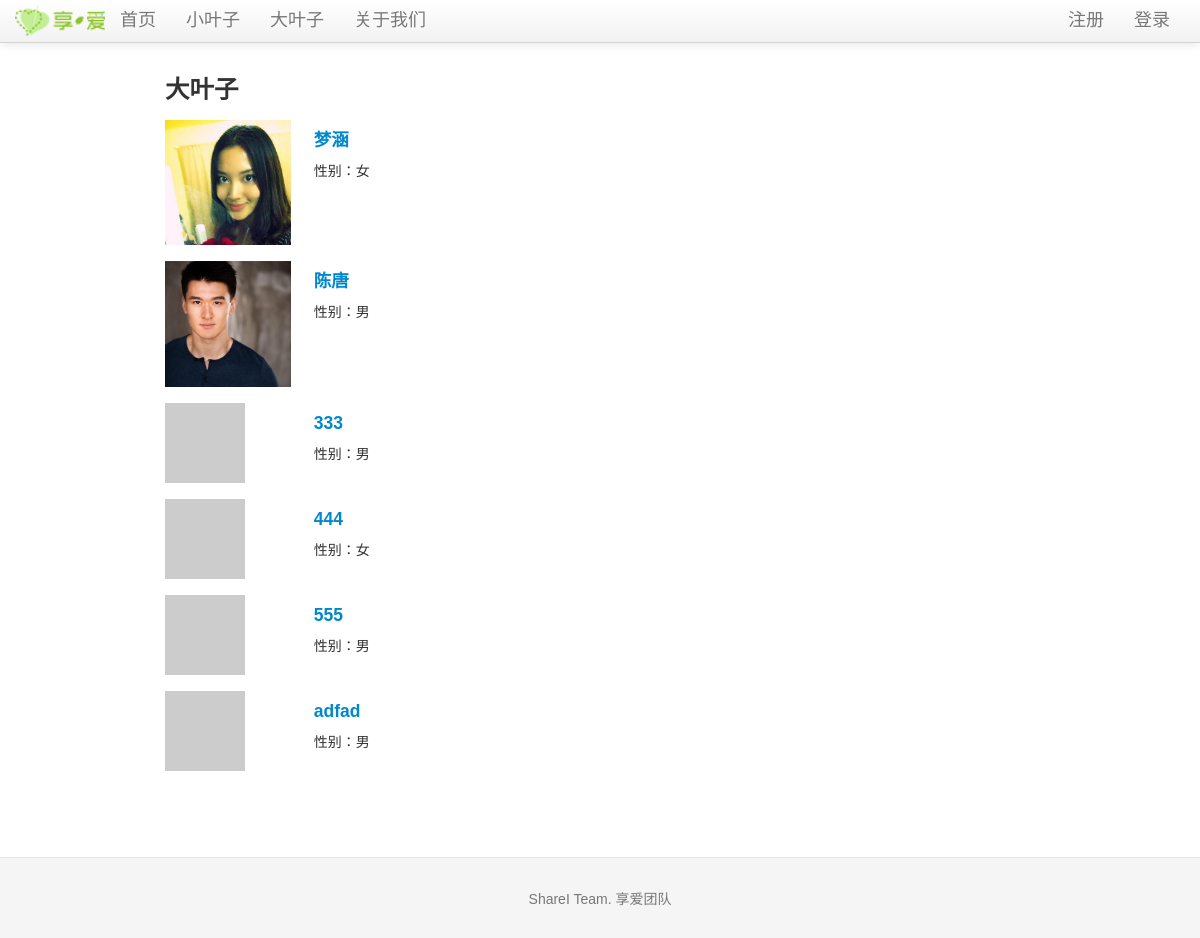
Screenshot of /bigleaf with the database file from the repository.
### tables this page shows
CREATE TABLE bleaf (avatar TEXT, bleaf_id integer PRIMARY KEY, email text, uname text, sex text, ulevel integer, password text, rrurl text, sinawburl text, qqwburl text, createtime TIMESTAMP);

### sharei.py (the view)
@app.route('/bigleaf')
def show_bigleafs():
    bigleafs = query_db('''select * from bleaf''')
    error = None
    if bigleafs is None:
        error = 'No big leaf now'
        return render_template('bigleaf.html', error=error)
    else:
        return render_template('bigleaf.html', error=error, bigleafs = bigleafs)

### sharei.py (called while the page is built)
def get_db():
    top = _app_ctx_stack.top
    if not hasattr(top, 'sqlite_db'):
        top.sqlite_db = sqlite3.connect(app.config['DATABASE'])
        top.sqlite_db.row_factory = sqlite3.Row
    return top.sqlite_db

@app.teardown_appcontext
def close_database(exception):
    top = _app_ctx_stack.top
    if hasattr(top, 'sqlite_db'):
        top.sqlite_db.close()

def query_db(query, args=(), one=False):
    cur = get_db().execute(query, args)
    rv = cur.fetchall()
    return (rv[0] if rv else None) if one else rv

@app.before_request
def before_request():
    g.bleaf = None
    if 'bleaf_id' in session:
        g.bleaf = query_db('select * from bleaf where bleaf_id = ?', [session['bleaf_id']], one=True)

### templates/bigleaf.html (shortened to what this page needs)
{% extends "layout.html" %}
{% block body %}
  <h3>大叶子</h3>
    {% for bigleaf in bigleafs %}
    <div class="row-fluid">
    <div class="span2">
        <img src={{ bigleaf.avatar }}>
    </div>
    <div class="span6" style="text-align : left;background-color:#FFFFFF; padding-left:20">
      <a href="{{ url_for('show_bigleaf', bleaf_id=bigleaf.bleaf_id) }}" target="_blank"><h4>{{bigleaf.uname}}</h4></a>
      <p>性别：{{bigleaf.sex}}<br>
    </div>
  </div><br>
{% endfor %}
{% endblock %}

### static/css/docs.css (style rules this page uses)
body { position: relative; padding-top: 40px; }

### templates/layout.html (style rules this page uses)
body { padding-top: 60px; font: 14px "微软雅黑", Verdana, Arial, Sans-serif; }

### rows the page displays
bleaf: avatar (picture), uname "梦涵", sex "女"
bleaf: avatar (picture), uname "陈唐", sex "男"
bleaf: uname "333", sex "男"
bleaf: uname "444", sex "女"
bleaf: uname "555", sex "男"
bleaf: uname "adfad", sex "男"
